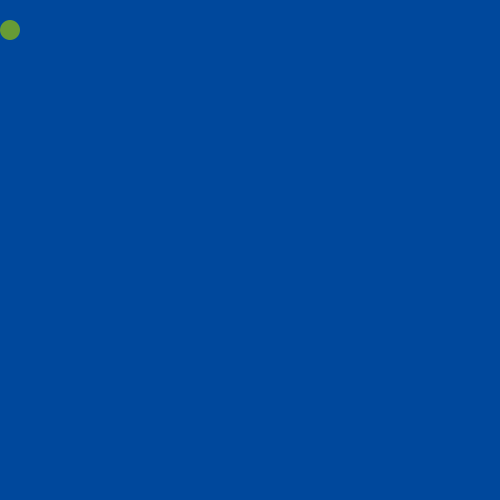
Frame 1 (no input)
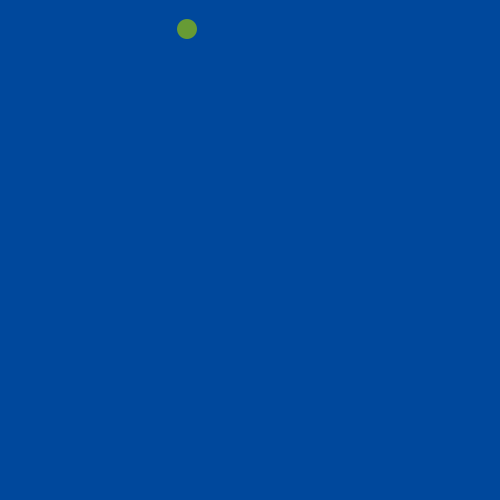
Frame 60 (the mouse pressed at the canvas centre just before this capture)
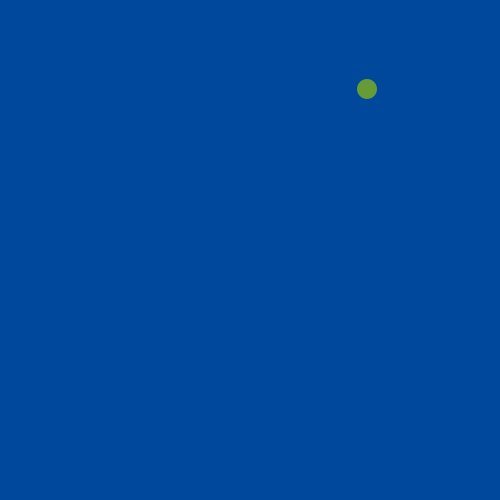
Frame 120 (the mouse held since frame 60 and released just before this capture)

The Processing sketch that drew these frames (run headless with seeded random() and noise(); from frame 60 on, the mouse is pressed at the canvas centre):

// Processing sketch: S04T01_IsidoraV
// ── S04T01_IsidoraV.pde
//UDD- Expresión Digital II
//S04T01IsidoraV
//Mover un elemento que rebote por los bordes del canvas, cambiando posicion, tamaño, y loop

float x; //posicion x
float y; //posicion y
float S1; //Suma de la posicion y
float S2; //Suma de la posicion x

//colores

int v;
int a; //<>//
int n;
int b;

void setup( ){
  size(500, 500);
  
  //se le asignan puntos del canvas a las posiciones x e y
  x= 10;
  y= 30;
  
  //Se le asignan valores a la sumatoria
  S1= 1; //<>//
  S2= 3;
  
  v= color(103, 155, 53); //Color verde
  a= color(0, 72, 156); //Color azul
  n= color(0); //Color negro
  b= color(250); //Color blanco
  
}

void draw() {
  
  //Circulo verde de 20x20px con fondo azul
  background (a);
  noStroke ( );
  fill(v);
  ellipse(x, y, 20, 20);
  
  
  
  //Suma de variables para generar movimiento al circulo
  y= y-S1;
  x= x+ S2;
  
    //Cada vez que el circulo cambie su direccion de X hacia la izquierda, la pelotita cambia de tamaño y color, al igual que el fondo
  if (S2 <= -1) {
    background(n);
    noStroke();
    fill(b);
    ellipse(x, y, 40, 40);
    
  }
  
  //Cuando el circulo llegue a lo alto del canvas, cambia su direccion de Y hacia abajo
  if (y <= 0) {
    S1= S1*-1;
 
  }
   
   //Cuando el circulo llegue a el extremo derecho del canvas, cambia su direccion X hacia la izquierda
   if (x >= 500) {
     S2= S2*-1;
  }
  
  
  //Cuando el circulo llegue a la izquierda del canvas, cambia su direccion a la derecha
  else if (x <= 0) {
    S2= S2*-1;
  }
  
  
  //Cuando el circulo llega a el fondo del canvas, las variables vuelven a su valor original, generando que la pelota siga el recorrido anterior, formando un loop
  else if (y >=500) {
    x= 10;
    y= 30;
    S2= 3;
    S1= 1;
  }
  
}
